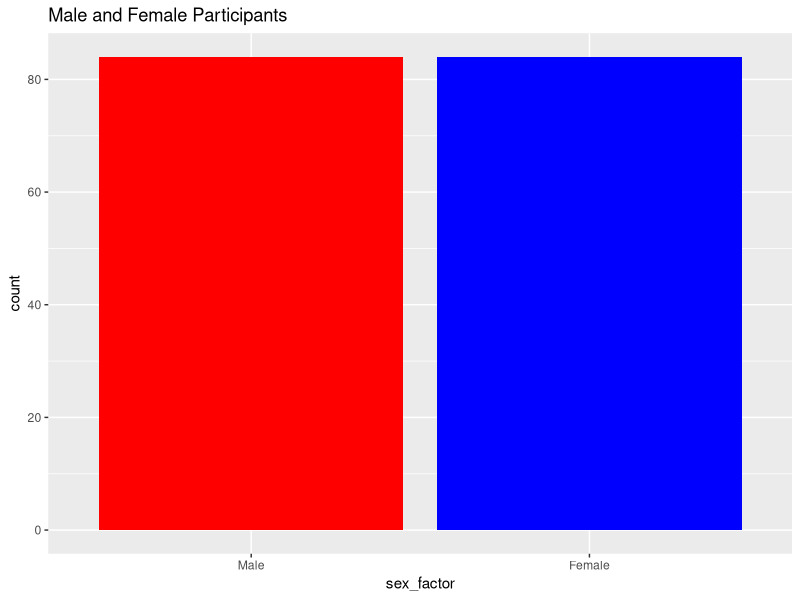
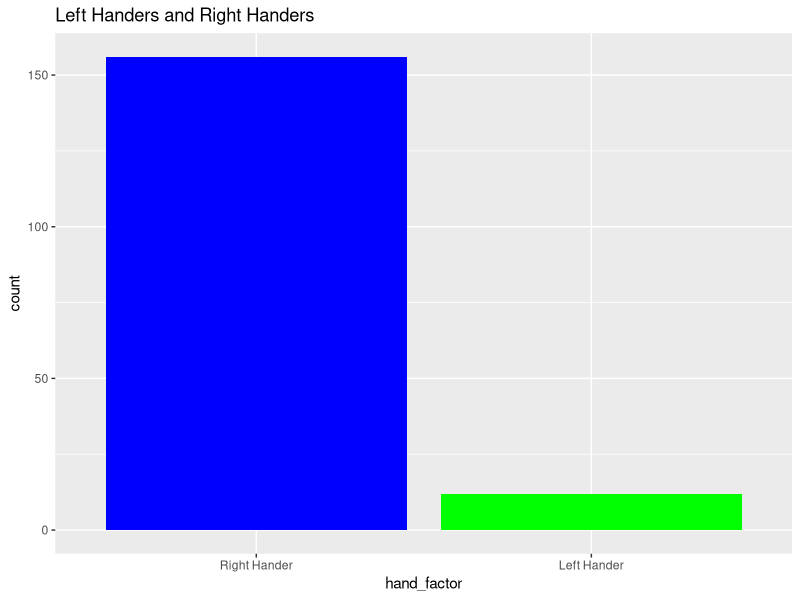
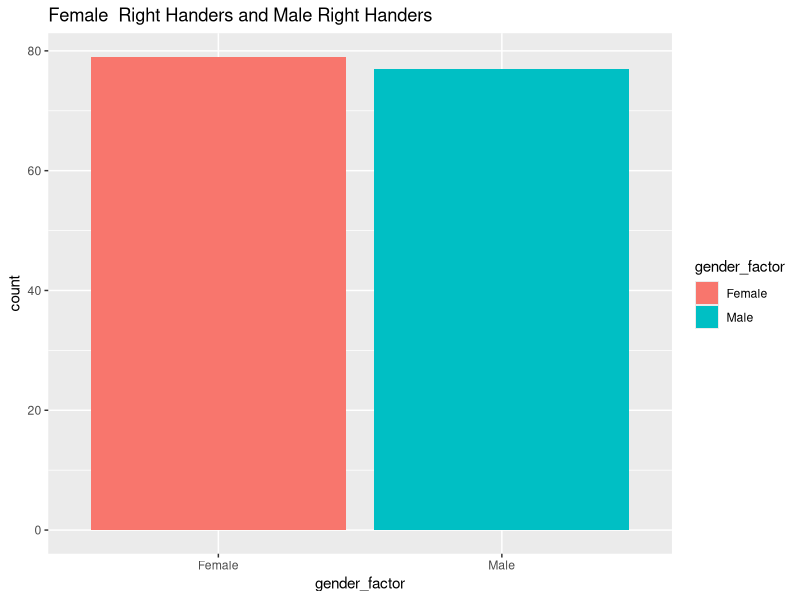
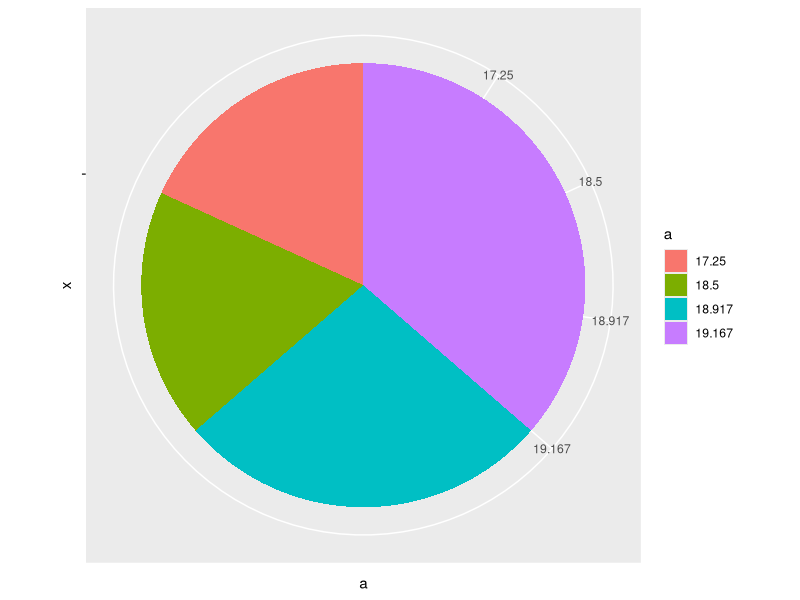
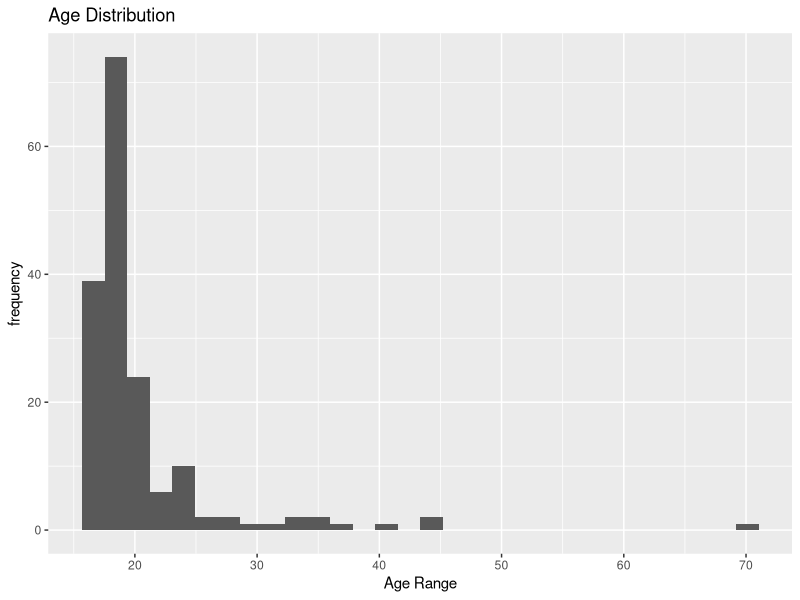
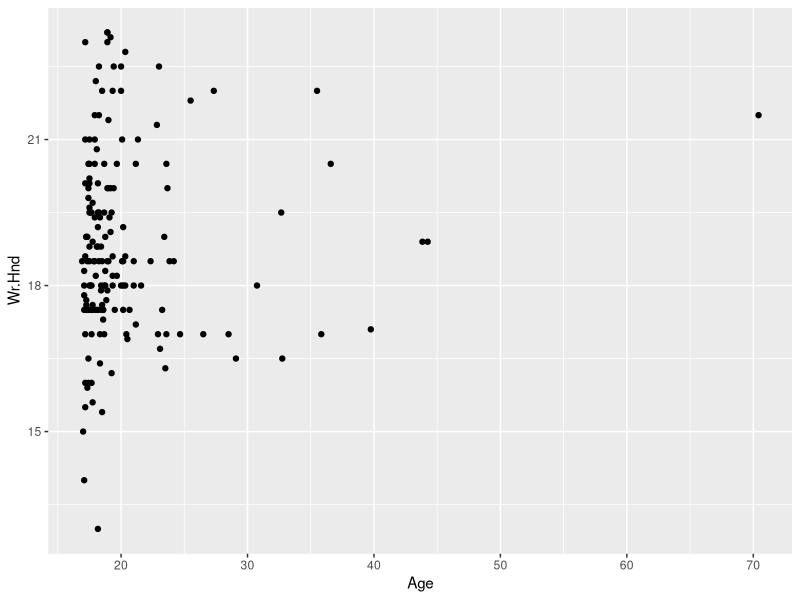
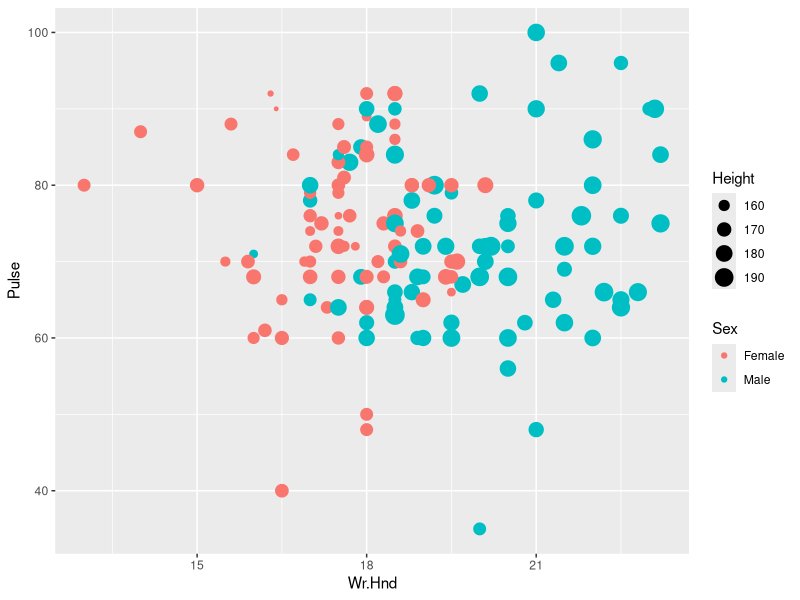
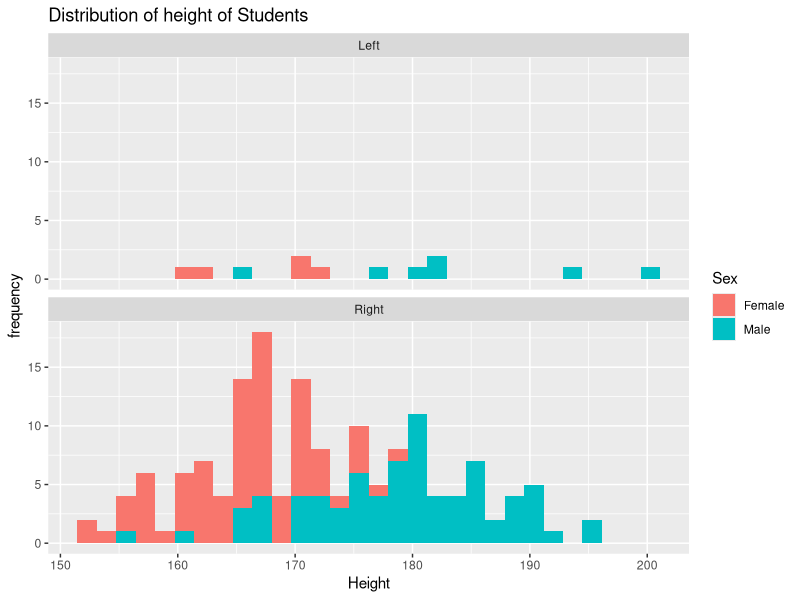

Here is the R script that generated these plots, in order:
## ---- chunk 1
library(ggplot2)
library(dplyr)
## ---- chunk 2
sur <- na.omit(MASS::survey)
View(sur)
## ---- chunk 3
sex_factor=factor(sur$Sex,levels = c("Male","Female"),labels = c("Male","Female"))
ggplot2::ggplot(data=sur,aes(x=sex_factor,fill=sex_factor))+geom_bar(fill=c("red","blue"))+ggtitle("Male and Female Participants")
## ---- chunk 4
hand_factor=factor(sur$W.Hnd,levels=c("Right","Left"),labels=c("Right Hander","Left Hander"))
ggplot(data=sur,aes(x=hand_factor,fill=hand_factor))+geom_bar(fill=c("blue","green"))+ggtitle("Left Handers and Right Handers")
## ---- chunk 5
new_sur <- filter(sur, W.Hnd == "Right")
gender_factor <- factor(new_sur$Sex)
ggplot(new_sur,aes(x=gender_factor, fill=gender_factor)) + geom_bar() + ggtitle("Female  Right Handers and Male Right Handers")
## ---- chunk 6
new_sur <- filter(sur, W.Hnd == "Left" & Sex == "Female")
a <- factor(new_sur$Age)
ggplot(new_sur, aes(x="",y=a,fill=a))+geom_bar(width = 1,stat='identity')+coord_polar("y",start = 0)

## ---- chunk 7
ggplot(sur,aes(x=Age))+geom_histogram()+labs(title = "Age Distribution",x='Age Range',y='frequency')
## ---- chunk 8
ggplot(sur,aes(x=Age,y=Wr.Hnd))+geom_point()
## ---- chunk 9
new_sur <- sur %>% 
  filter(W.Hnd=="Right")
ggplot(new_sur,aes(x=Wr.Hnd,y=Pulse,size=Height))+geom_point(aes(color=Sex))
## ---- chunk 10
ggplot(sur,aes(x=Height,fill=Sex))+geom_histogram()+labs(title = "Distribution of height of Students",y='frequency')+facet_wrap(sur$W.Hnd,ncol=1)
## ---- chunk 11
ex_factor <- factor(sur$Exer)
hnd_factor <- factor(sur$W.Hnd)
ggplot(sur, aes(x = Wr.Hnd, y = NW.Hnd, group = hnd_factor, color = hnd_factor)) + geom_line() + facet_wrap(ex_factor, ncol = 1)
## ---- chunk 12
clap_factor <- factor(sur$Clap)
gender_factor <- factor(sur$Sex)
ggplot(sur, aes(x = Age, fill = clap_factor)) + geom_histogram() + facet_wrap(gender_factor, ncol = 1)
## ---- chunk 13
ggplot(sur, aes(x=Wr.Hnd,y=Exer))+geom_boxplot()
